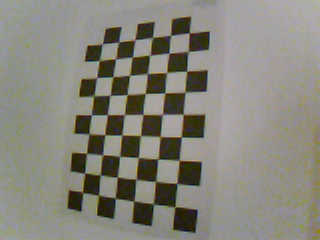
#> input picture Camera/calibration_33.jpg, 320 x 240 px; its folder holds 5 pictures in this run
$ python CameraCalibrationTrial.py
#> lines starting #> are read from the running program, lines starting #| are printed output that depends on the picture; after the words box and inside, x2 and y2 are one past the last pixel; in counts of white or black regions, pixels touching at a corner belong together
#https://opencv-python-tutroals.readthedocs.io/en/latest/py_tutorials/py_calib3d/py_calibration/py_calibration.html

import numpy as np
import cv2
import glob

# termination criteria
criteria = (cv2.TERM_CRITERIA_EPS + cv2.TERM_CRITERIA_MAX_ITER, 30, 0.001)

# prepare object points, like (0,0,0), (1,0,0), (2,0,0) ....,(6,5,0)
objp = np.zeros((9*6,3), np.float32)
objp[:,:2] = np.mgrid[0:9,0:6].T.reshape(-1,2)

# Arrays to store object points and image points from all the images.
objpoints = [] # 3d point in real world space
imgpoints = [] # 2d points in image plane.

images = glob.glob('calibration_*.jpg')
i=0;
for fname in images:
    print('i=',i)
    i=i+1
    img = cv2.imread(fname)
#> img is the input picture: shape (240, 320, 3); mean B, G, R 123.7, 133.6, 135.1
    gray = cv2.cvtColor(img,cv2.COLOR_BGR2GRAY)
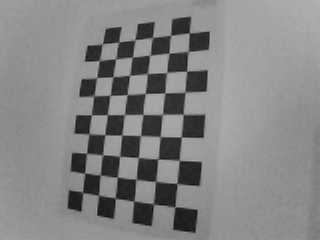
#> gray: shape (240, 320); min 9, max 184, mean 132.9

    # Find the chess board corners
    ret, corners = cv2.findChessboardCorners(gray, (9,6),None)
#> ret = True; corners = 54 rows, first 8: [83, 192], [85.08, 172.3], [85.17, 152.8], [87.69, 135.6], [92.28, 115.7], [95.55, 94.32], [96.93, 77.24], [100.5, 59.5]
    print('ret=',ret)
#| ret= True
    # If found, add object points, image points (after refining them)
    if ret == True:
        objpoints.append(objp)

        corners2 = cv2.cornerSubPix(gray,corners,(11,11),(-1,-1),criteria)
#> corners2 = 54 rows, first 8: [82.68, 192.3], [84.64, 173.1], [86.48, 153.4], [88.88, 133.8], [91.35, 114.9], [93.76, 95.81], [96.51, 77.73], [99.33, 60.59]
        imgpoints.append(corners2)

        # Draw and display the corners
        img = cv2.drawChessboardCorners(img, (9,6), corners2,ret)
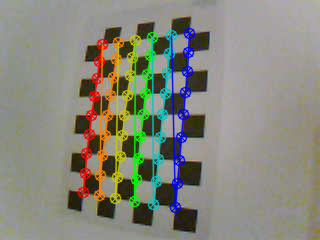
#> img: shape (240, 320, 3); 11.87% of pixels changed, all inside (x1, y1, x2, y2) = (77, 27, 196, 214)
        cv2.imshow('img',img)
        cv2.waitKey(500)
#> pass 2 of the loop `for fname in images:`:
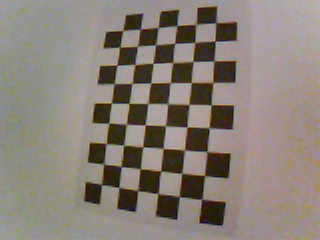
#> input picture Camera/calibration_49.jpg, 320 x 240 px
#> img is the input picture: shape (240, 320, 3); mean B, G, R 120, 128.7, 137.3
#> `gray = cv2.cvtColor(img,cv2.COLOR_BGR2GRAY)`:
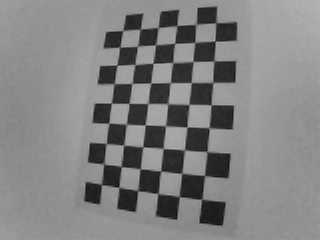
#> gray: shape (240, 320); min 4, max 191, mean 130.3
#> corners = 54 rows, first 8: [101.4, 184.7], [103.4, 163.3], [106.4, 143.6], [108.8, 123.2], [111.3, 102.8], [114.1, 83.65], [116.9, 65.16], [119.5, 46.94]
#| ret= True
#> corners2 = 54 rows, first 8: [101.5, 184.4], [103.7, 164], [106.1, 143.5], [108.8, 123.2], [111.4, 103.2], [114.2, 83.59], [116.8, 65.22], [119.7, 47.17]
#> `img = cv2.drawChessboardCorners(img, (9,6), corners2,ret)`:
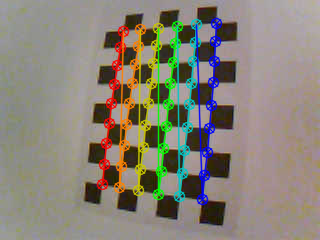
#> img: shape (240, 320, 3); 12.17% of pixels changed, all inside (x1, y1, x2, y2) = (96, 17, 223, 206)
#> pass 3 of the loop `for fname in images:`:
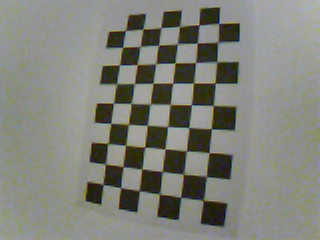
#> input picture Camera/calibration_50.jpg, 320 x 240 px
#> img is the input picture: shape (240, 320, 3); mean B, G, R 121.6, 129.9, 128.5
#> `gray = cv2.cvtColor(img,cv2.COLOR_BGR2GRAY)`:
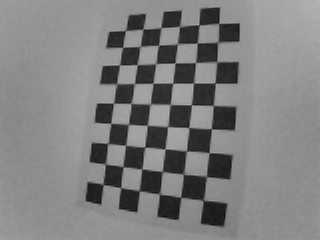
#> gray: shape (240, 320); min 12, max 184, mean 128.5
#> corners = 54 rows, first 8: [101.8, 182.2], [104.6, 165.8], [108, 144], [111, 123], [112.4, 102.6], [117.4, 82.2], [119.1, 65.21], [122.8, 46.6]
#| ret= True
#> corners2 = 54 rows, first 8: [103, 184.3], [105.4, 164.1], [107.9, 143.5], [110.7, 123.4], [113.6, 103.2], [116.5, 83.78], [119.7, 65.03], [122.5, 47.27]
#> `img = cv2.drawChessboardCorners(img, (9,6), corners2,ret)`:
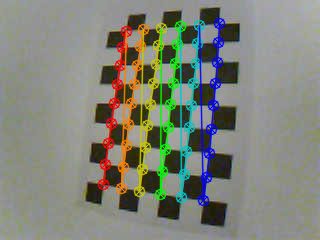
#> img: shape (240, 320, 3); 12.21% of pixels changed, all inside (x1, y1, x2, y2) = (97, 17, 226, 207)
#> the loop made 5 passes; the first 3 are shown

cv2.destroyAllWindows()

ret, mtx, dist, rvecs, tvecs = cv2.calibrateCamera(objpoints, imgpoints, gray.shape[::-1],None,None)

img = cv2.imread('calibration_33.jpg')
h,  w = img.shape[:2]
#> h = 240; w = 320
newcameramtx, roi=cv2.getOptimalNewCameraMatrix(mtx,dist,(w,h),1,(w,h))

# undistort
dst = cv2.undistort(img, mtx, dist, None, newcameramtx)

# crop the image
x,y,w,h = roi
dst = dst[y:y+h, x:x+w]
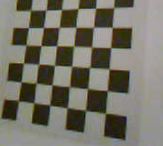
#> dst: shape (146, 163, 3); mean B, G, R 102.9, 115.2, 117.3
cv2.imwrite('calibresult.png',dst)

# undistort
mapx,mapy = cv2.initUndistortRectifyMap(mtx,dist,None,newcameramtx,(w,h),5)
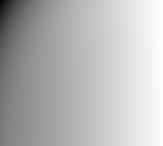
#> mapx: shape (146, 163) float32; min -156, max 159.2, mean 70.8; drawn with min black and max white
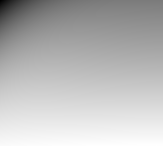
#> mapy: shape (146, 163) float32; min -146.4, max 156.3, mean 73.8; drawn with min black and max white
dst = cv2.remap(img,mapx,mapy,cv2.INTER_LINEAR)
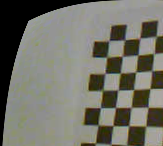
#> dst: shape (146, 163, 3); mean B, G, R 104.3, 114.7, 114.9

# crop the image
x,y,w,h = roi
dst = dst[y:y+h, x:x+w]
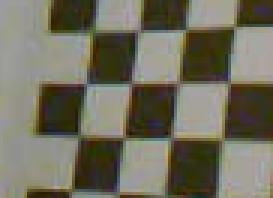
#> dst: shape (66, 91, 3) (shown 3 times larger); mean B, G, R 94, 110.7, 113.4
cv2.imwrite('calibresult.png',dst)

mean_error = 0
for i in range(len(objpoints)):
    imgpoints2, _ = cv2.projectPoints(objpoints[i], rvecs[i], tvecs[i], mtx, dist)
    error = cv2.norm(imgpoints[i],imgpoints2, cv2.NORM_L2)/len(imgpoints2)
    mean_error += error

print("total error: ", mean_error/len(objpoints))
